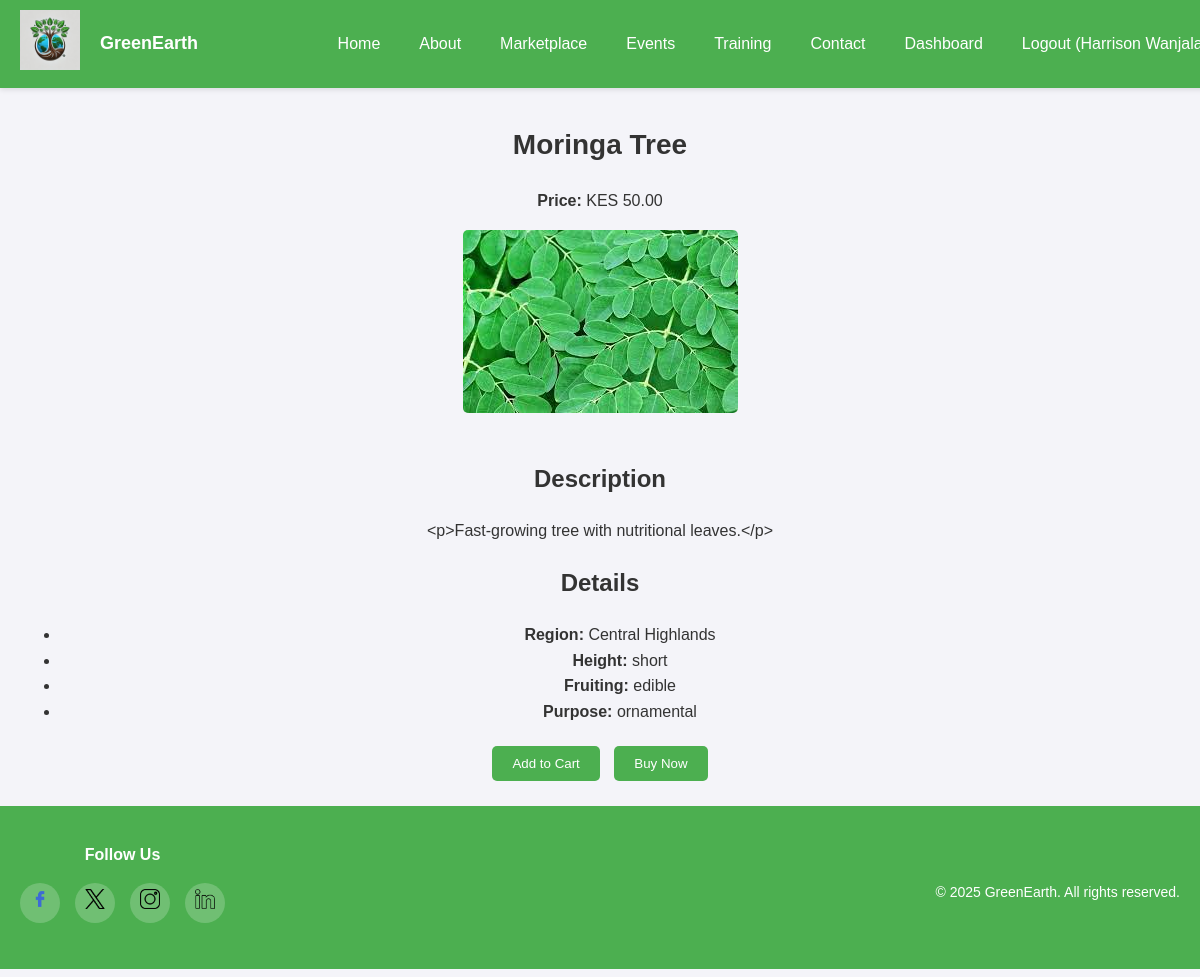
Page /seedling_details.php?id=10 (signed in) on the committed database.
### tables this page shows
CREATE TABLE `seedlings` (
  `id` int(11) NOT NULL,
  `name` varchar(255) NOT NULL,
  `description` text DEFAULT NULL,
  `price` decimal(10,2) DEFAULT NULL,
  `image` varchar(255) DEFAULT NULL,
  `created_at` timestamp NOT NULL DEFAULT current_timestamp(),
  `region` varchar(255) NOT NULL,
  `height` enum('tall','short') DEFAULT NULL,
  `fruit` enum('edible','non-edible') DEFAULT NULL,
  `purpose` enum('ornamental','timber','shade') DEFAULT NULL,
  `stock` int(11) DEFAULT 0
);

### seedling_details.php (the view, shortened to what this page needs)
<?php
include 'php/header.php';
$seedling_id = isset($_GET['id']) ? (int)$_GET['id'] : 0;
include 'php/db.php';
$sql = "SELECT * FROM seedlings WHERE id = ?";
$stmt = $conn->prepare($sql);
$stmt->bind_param("i", $seedling_id);
$stmt->execute();
$result = $stmt->get_result();
if ($result->num_rows > 0) {
    $seedling = $result->fetch_assoc();
} else {
    echo '<p>Seedling not found.</p>';
    exit;
}
?>
<section class="seedling-details">
    <div class="details-header">
        <h1><?php echo htmlspecialchars($seedling['name'] ?? 'Unknown Seedling'); ?></h1>
        <p><strong>Price:</strong> KES <?php echo number_format($seedling['price'] ?? 0, 2); ?></p>
    </div>
    <div class="details-content">
        <img src="<?php echo htmlspecialchars($seedling['image'] ?? 'images/default-tree.jpg'); ?>" alt="<?php echo htmlspecialchars($seedling['name'] ?? 'Unknown Seedling'); ?>" class="detail-image">
        <h2>Description</h2>
        <p><?php echo nl2br(htmlspecialchars($seedling['description'] ?? 'No description available.')); ?></p>
        <h2>Details</h2>
        <ul>
            <li><strong>Region:</strong> <?php echo htmlspecialchars($seedling['region'] ?? 'Not specified'); ?></li>
            <li><strong>Height:</strong> <?php echo htmlspecialchars($seedling['height'] ?? 'Not specified'); ?></li>
            <li><strong>Fruiting:</strong> <?php echo htmlspecialchars($seedling['fruit'] ?? 'Not specified'); ?></li>
            <li><strong>Purpose:</strong> <?php echo htmlspecialchars($seedling['purpose'] ?? 'Not specified'); ?></li>
        </ul>
        <div class="buttons">
            <button onclick="addToCart(<?php echo $seedling_id; ?>)">Add to Cart</button>
            <button onclick="buyNow(<?php echo $seedling_id; ?>)">Buy Now</button>
        </div>
    </div>
</section>
<?php include 'php/footer.php'; ?>

### css/styles.css (style rules this page uses)
body { margin-top: 80px; font-family: Arial, sans-serif; margin-left: 0; margin-right: 0; padding: 0; background-color: #f4f4f9; color: #333; line-height: 1.6; }
.seedling-details { padding: 20px; text-align: center; }
.details-header h1 { font-size: 28px; margin-bottom: 20px; }
.detail-image { max-width: 100%; height: auto; border-radius: 5px; margin-bottom: 20px; }
.buttons button { background-color: #4CAF50; color: white; padding: 10px 20px; border: none; border-radius: 5px; cursor: pointer; margin: 5px; transition: background-color 0.3s ease; }

### rows in the picture
seedlings: name "Moringa Tree", price "50.00", image (picture), description "<p>Fast-growing tree with nutritional leaves.</p>", region "Central Highlands", height "short", fruit "edible", purpose "ornamental"

### other values in the picture
$username "Harrison…"
